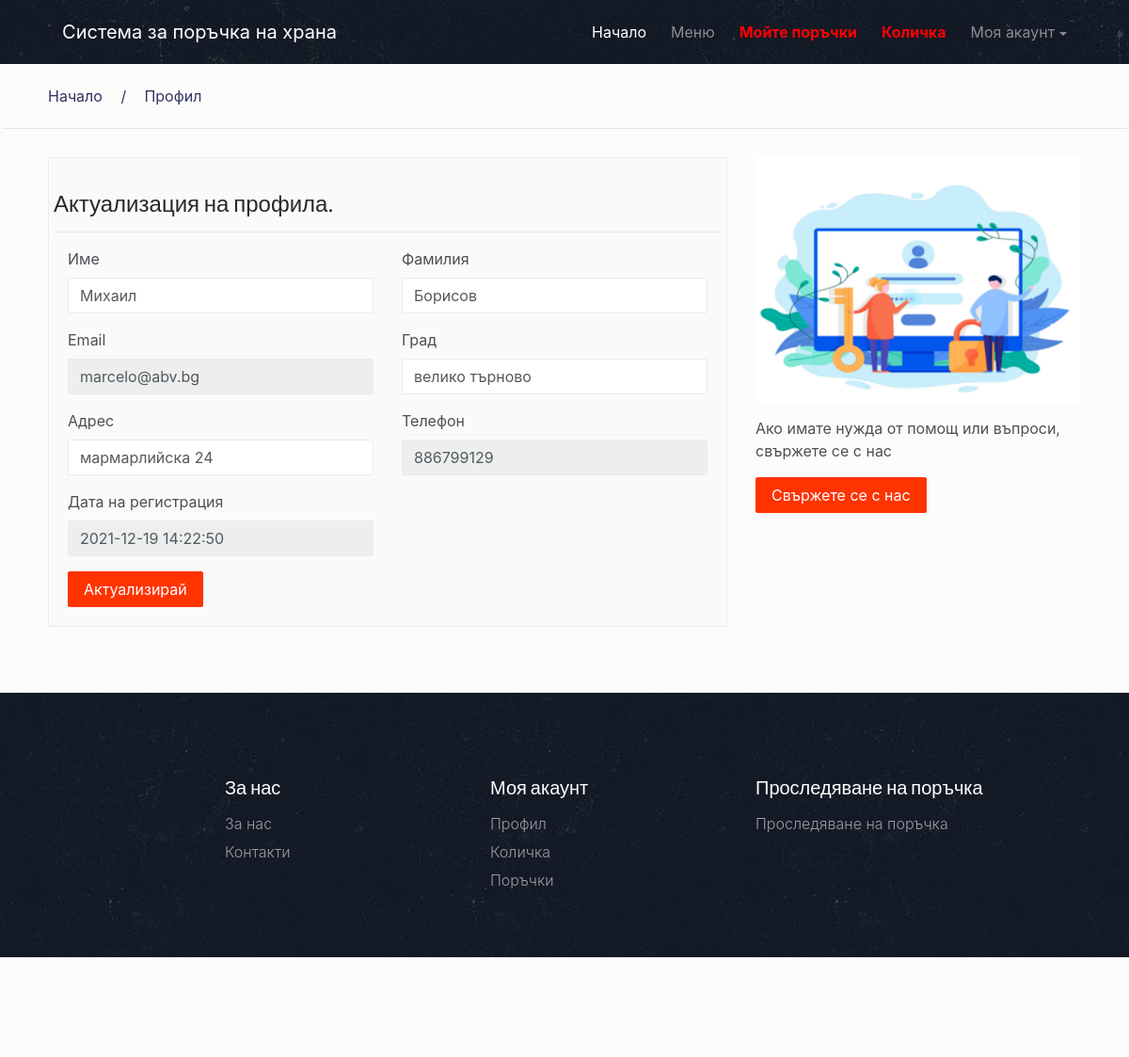
Page /profile.php (signed in) on the committed database.
### tables this page shows
CREATE TABLE `tbluser` (
  `ID` int(10) NOT NULL,
  `FirstName` varchar(45) DEFAULT NULL,
  `LastName` varchar(50) DEFAULT NULL,
  `Email` varchar(120) DEFAULT NULL,
  `Town` varchar(50) DEFAULT NULL,
  `Addr` varchar(50) DEFAULT NULL,
  `MobileNumber` bigint(11) DEFAULT NULL,
  `Password` varchar(120) DEFAULT NULL,
  `RegDate` timestamp NOT NULL DEFAULT current_timestamp()
);

### profile.php (the view, shortened to what this page needs)
<?php
include('includes/dbconnection.php');
if (strlen($_SESSION['fosuid']==0)) {
  header('location:logout.php');
  } else{
 ?>
<!DOCTYPE html>
<html lang="en">
<head>
    <link href="css/bootstrap.min.css" rel="stylesheet">
    <link href="css/font-awesome.min.css" rel="stylesheet">
    <link href="css/animsition.min.css" rel="stylesheet">
    <link href="css/animate.css" rel="stylesheet">
    <link href="css/style.css" rel="stylesheet"> </head>
<body>
     <div class="site-wrapper animsition" data-animsition-in="fade-in" data-animsition-out="fade-out">
         <header id="header" class="header-scroll top-header headrom">
            <?php include('includes/header.php');?>
         </header>
         <div class="page-wrapper">
            <div class="breadcrumb">
               <div class="container">
                  <ul>
                     <li><a href="#" class="active">Начало</a></li>
                     <li>Профил</li>
                  </ul>
               </div>
            </div>
            <section class="contact-page inner-page">
               <div class="container">
                  <div class="row">
                     <div class="col-md-8">
                        <div class="widget">
                           <div class="widget-body">
                              <form action="" name="submit" method="post">
                                <?php
$pid=$_SESSION['fosuid'];
$ret=mysqli_query($con,"select * from tbluser where ID='$pid'");
while ($row=mysqli_fetch_array($ret)) {
?>
                                 <div class="row">
								 <h4>Актуализация на профила.</h4>
                        <hr>
                                    <div class="form-group col-sm-6">
                                       <label for="exampleInputEmail1">Име</label>
                                       <input class="form-control" type="text" value="<?php  echo $row['FirstName'];?>" id="firstname" name="firstname" required="true">
                                    </div>
                                    <div class="form-group col-sm-6">
                                       <label for="exampleInputEmail1">Фамилия</label>
                                       <input class="form-control" type="text" value="<?php  echo $row['LastName'];?>" id="lastname" name="lastname" required="true">
                                    </div>
                                    <div class="form-group col-sm-6">
                                       <label for="exampleInputEmail1">Email </label>
                                       <input type="email" class="form-control" id="email" aria-describedby="emailHelp" placeholder="Enter email" name="email" value="<?php  echo $row['Email'];?>" required="true" readonly='true'>
                                    </div>
									<div class="form-group col-sm-6">
                                       <label for="exampleInputEmail1">Град</label>
                                       <input class="form-control" type="text" value="<?php  echo $row['Town'];?>" id="town" name="town" required="true">
                                    </div>
									<div class="form-group col-sm-6">
                                       <label for="exampleInputEmail1">Адрес</label>
                                       <input class="form-control" type="text" value="<?php  echo $row['Addr'];?>" id="adress" name="adress" required="true">
                                    </div>
                                    <div class="form-group col-sm-6">
                                       <label for="exampleInputEmail1">Телефон</label>
                                       <input class="form-control" type="text" id="mobilenumber" name="mobilenumber" value="<?php  echo $row['MobileNumber'];?>" readonly="true">
                                    </div>
                                    <div class="form-group col-sm-6">
                                       <label for="exampleInputEmail1">Дата на регистрация</label>
                                       <input class="form-control" type="text" id="regdate" name="regdate" value="<?php  echo $row['RegDate'];?>" readonly="true">
                                    </div>
                                                                     </div>
                                                                   <?php } ?>
                                 <div class="row">
                                    <div class="col-sm-4">
                                      <button type="submit" name="submit" class="btn theme-btn"><i class="ft-user"></i>Актуализирай</button>
                                    </div>
                                 </div>
                              </form>
                           </div>
                        </div>
                     </div>
                     <div class="col-md-4">
                        <img src="images/profile.png" alt="" class="img-fluid">
                         <p>Ако имате нужда от помощ или въпроси, свържете се с нас </p>
                        <p> <a href="contact.php" class="btn theme-btn m-t-15">Свържете се с нас</a> </p>
                     </div>
                  </div>
               </div>
            </section>
           <?php include('includes/footer.php');?>
         </div>
      </div>
</body>
</html>
<?php  } ?>

### css/style.css (style rules this page uses)
body { background: rgba(252, 251, 249, 0.68); font-size: 16px; color: #4d4f56; font-weight: 400; overflow-x: hidden; }
.h1, .h2, .h3, .h4, .h5, .h6, h1, h2, h3, h4, h5, h6 { font-family: "Source Sans Pro", sans-serif; color: #25282b; }
a { color: #f30; }
ul { list-style-type: none; padding: 0; }
hr { margin-top: 1rem; margin-bottom: 1rem; border: 0; border-top: 1px solid #eaebeb; }
.container { max-width: 1270px; width: 94%; }
.page-wrapper { padding-top: 68px; }
.inner-page { margin-top: 30px; margin-bottom: 50px }
.form-control { border: 1px solid #eaebeb; border-radius: 2px; }
.form-control-lg, .dropdown-menu, .btn, .btn-group-lg>.btn, .btn-lg, .img-rounded { border-radius: 2px }
.btn { transition: all .4s; }
.theme-btn { background-color: #f30; border-color: #f30; color: #fff }
.theme-btn-dash:hover, .theme-btn, .theme-btn.btn-lg:hover, .btn-secondary:hover { background-color: #f30; color: #fff; border: 1px solid #f30 }
#header { position: fixed; width: 100%; border: 0; z-index: 99; }
.breadcrumb { background: transparent; padding: 22px 0; border-bottom: 1px solid #e6e6e6; }
.breadcrumb ul li { display: inline-block; margin-right: 40px; position: relative; }
.breadcrumb ul li:before { position: absolute; left: -25px; top: 0; content: "/"; }
.breadcrumb ul li:first-child:before { content: none; }
.breadcrumb ul li a, .breadcrumb ul li { color: #333366; }
.breadcrumb ul, .breadcrumb { margin-bottom: 0; }
.widget { border: 1px solid #eaebeb; background: #fafaf8; border-radius: 3px; margin-bottom: 20px; }
.menu-widget, .widget { border: 1px solid #eaebeb; background: #fafaf8; border-radius: 2px; position: relative; }
.widget-body { padding: 20px; }

### rows in the picture
tbluser: firstname "Михаил", lastname "Борисов", email "marcelo@abv.bg", town "велико търново", adress "мармарлийска 24", mobilenumber "886799129", regdate "2021-12-19 14:22:50"
